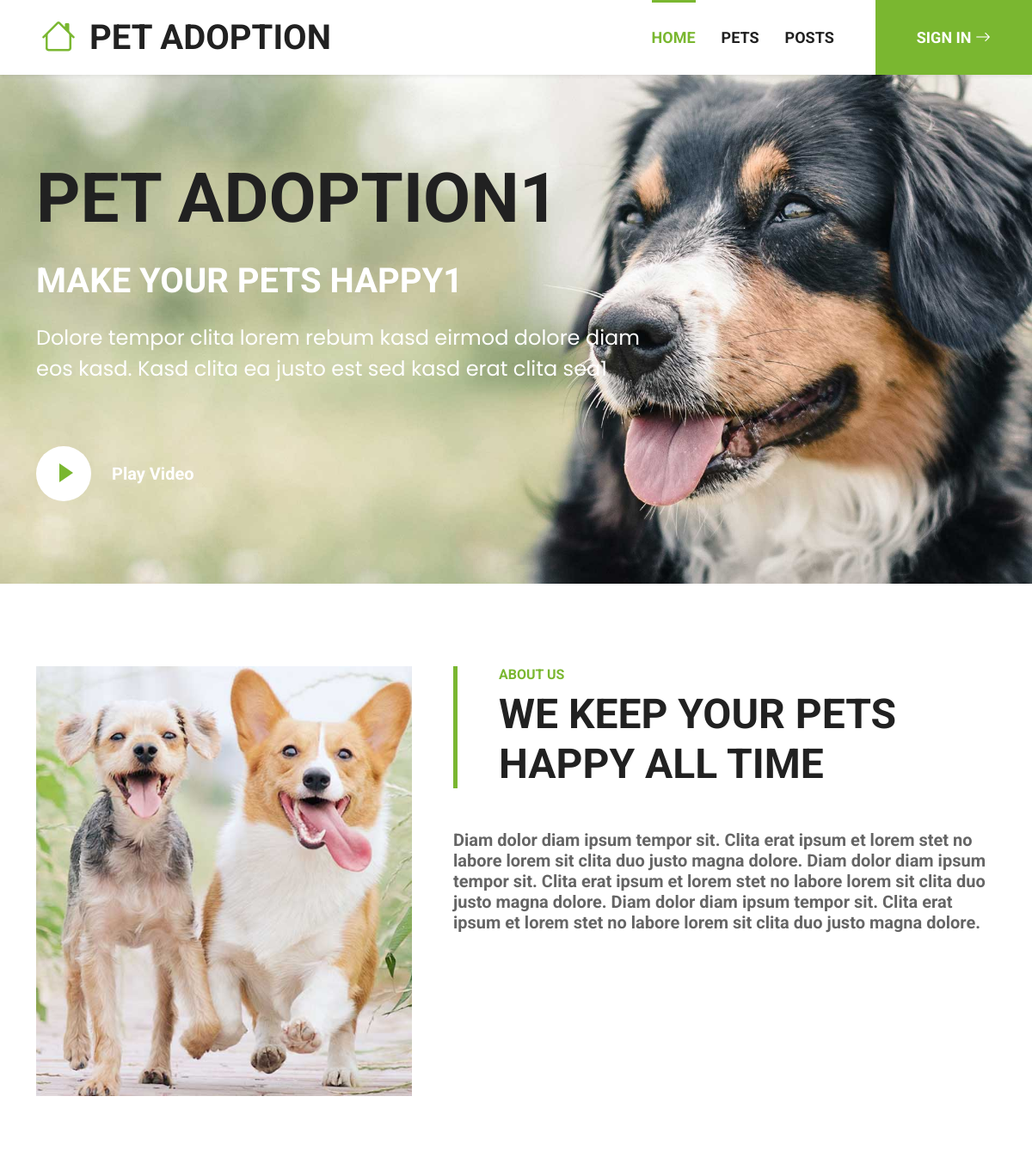
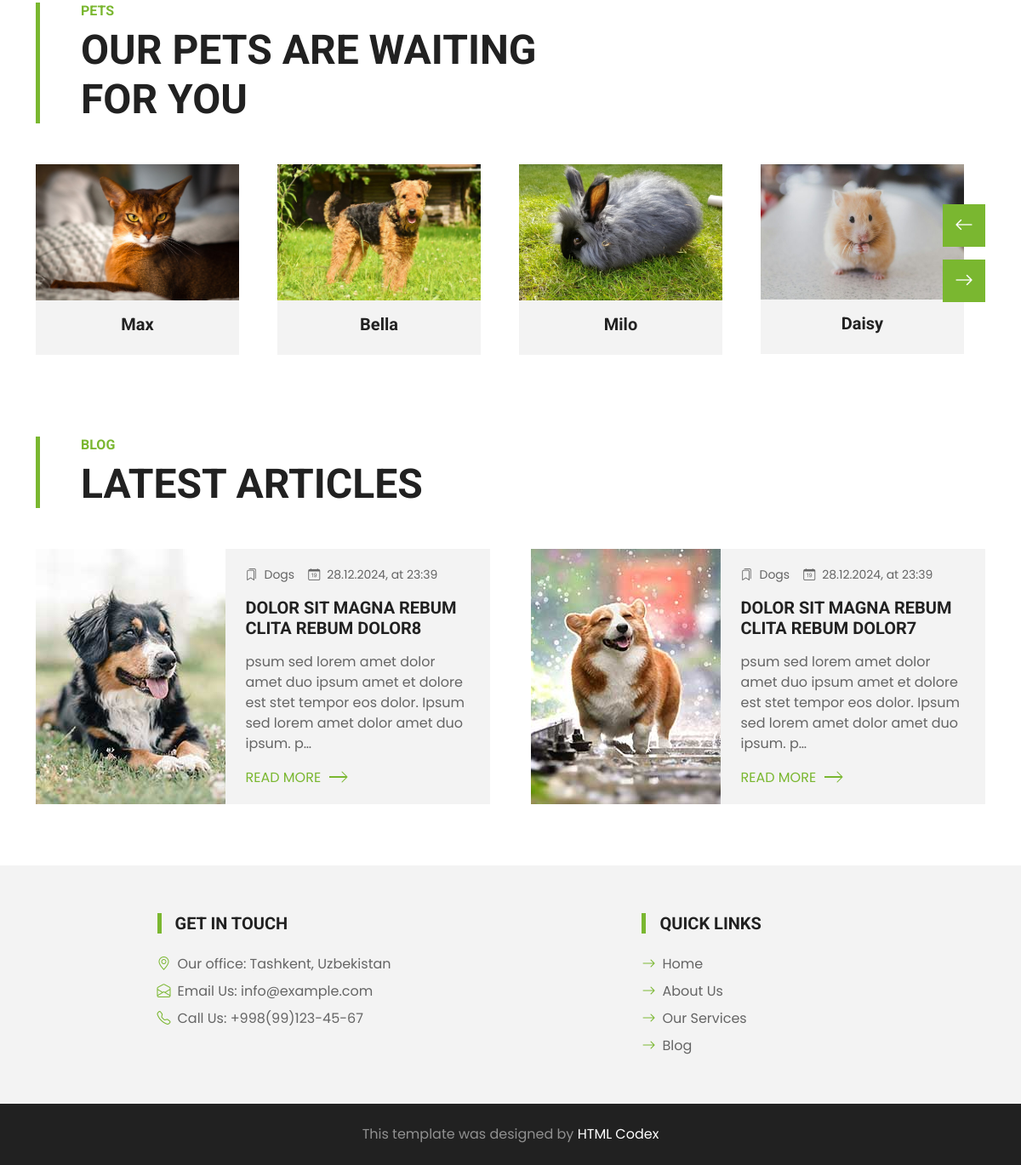
The page / on the database its author committed (2 pictures, top to bottom).
### pages/models.py (models this page shows, shortened)
class BannerModel(models.Model):
    image = models.ImageField(upload_to='home_banners')
    title = models.CharField(max_length=16)
    sub_title = models.CharField(max_length=32)
    description = models.TextField()
    video_link = models.URLField()
    created_at = models.DateTimeField(auto_now_add=True)

class AboutModel(models.Model):
    image = models.ImageField(upload_to='home_about')
    title = models.CharField(max_length=64)
    description = models.TextField()
    created_at = models.DateTimeField(auto_now_add=True)

### pets/models.py (models this page shows, shortened)
class PetModel(models.Model):
    GENDER_CHOICES = [
        ('Male', 'Male'),
        ('Female', 'Female')
    ]
    image = models.ImageField(upload_to='pets')
    name = models.CharField(max_length=16)
    type = models.ForeignKey(PetTypeModel, on_delete=models.CASCADE)
    breed = models.ForeignKey(PetBreedModel, on_delete=models.CASCADE)
    gender = models.CharField(max_length=6, choices=GENDER_CHOICES)
    size = models.ForeignKey(PetSizeModel, on_delete=models.CASCADE)
    age = models.PositiveIntegerField()
    color = models.ForeignKey(PetColorModel, on_delete=models.CASCADE)
    description = models.TextField()
    price = models.FloatField()
    quantity = models.PositiveIntegerField()
    created_at = models.DateTimeField(auto_now_add=True)

### posts/models.py (models this page shows, shortened)
class PostModel(models.Model):
    image = models.ImageField(upload_to='posts')
    title = models.CharField(max_length=64)
    description = models.TextField()
    category = models.ForeignKey(PostCategoryModel, on_delete=models.CASCADE)
    created_at = models.DateTimeField(auto_now_add=True)

class PostCategoryModel(models.Model):
    title = models.CharField(max_length=64)
    created_at = models.DateTimeField(auto_now_add=True)

### pages/views.py (the view)
# urls.py: path('', views.homepage, name='homepage')
def homepage(request):
    banner = BannerModel.objects.first()
    about_section = AboutModel.objects.first()
    pets = PetModel.objects.all()[:5]
    posts = PostModel.objects.all().order_by('-created_at')[:2]
    context = {'banner': banner, 'about_section': about_section,
               'pets': pets, 'posts': posts}
    return render(request, 'index.html', context)

### pages/templates/index.html (shortened to what this page needs)
{% load static %}
<!DOCTYPE html>
<html lang="en">
<head>
    <link href="https://cdn.jsdelivr.net/npm/bootstrap-icons@1.4.1/font/bootstrap-icons.css" rel="stylesheet">
    <link href="{% static 'lib/flaticon/font/flaticon.css' %}" rel="stylesheet">
    <link href="{% static 'lib/owlcarousel/assets/owl.carousel.min.css' %}" rel="stylesheet">
    <link href="{% static 'css/bootstrap.min.css' %}" rel="stylesheet">
    <link href="{% static  'css/style.css'%}" rel="stylesheet">
</head>
<body>
    <nav class="navbar navbar-expand-lg bg-white navbar-light shadow-sm py-3 py-lg-0 px-3 px-lg-0">
        <a href="{% url 'pages:homepage' %}" class="navbar-brand ms-lg-5">
            <h1 class="m-0 text-uppercase text-dark">
                <i class="bi bi-house fs-1 text-primary me-3"></i>Pet Adoption
            </h1>
        </a>
        <div class="collapse navbar-collapse" id="navbarCollapse">
            <div class="navbar-nav ms-auto py-0">
                <a href="{% url 'pages:homepage' %}" class="nav-item nav-link {% if request.path == '/' %}active{% endif %}">
                    Home
                </a>
                <a href="{% url 'pets:pets' %}" class="nav-item nav-link {% if request.path == '/pets/' %}active{% endif %}">
                    Pets
                </a>
                <a href="{% url 'posts:posts' %}" class="nav-item nav-link {% if request.path == '/posts/' %}active{% endif %}">
                    Posts
                </a>
                {% if user.is_authenticated %}
                    <a href="{% url 'users:selected_pets' %}" class="nav-item nav-link {% if request.path == '/accounts/selected-pets/' %}active{% endif %}">
                        Selected Pets
                    </a>
                    <a href="{% url 'users:history' %}" class="nav-item nav-link {% if request.path == '/accounts/history/' %}active{% endif %}">
                        History
                    </a>
                    <a href="{% url 'users:logout' %}" class="nav-item nav-link me-5">
                        Log out
                    </a>
                {% else %}
                    <a href="{% url 'users:login' %}" class="nav-item nav-link nav-contact bg-primary text-white px-5 ms-lg-5">
                        Sign in <i class="bi bi-arrow-right"></i>
                    </a>
                {% endif %}
            </div>
        </div>
    </nav>
    <div class="container-fluid bg-primary py-5 mb-5 hero-header" style="background: url('{{ banner.image.url }}') top right no-repeat; background-size: cover;">
        <div class="container py-5">
            <div class="row justify-content-start">
                <div class="col-lg-8 text-center text-lg-start">
                    <h1 class="display-1 text-uppercase text-dark mb-lg-4">{{ banner.title }}</h1>
                    <h1 class="text-uppercase text-white mb-lg-4">{{ banner.sub_title }}</h1>
                    <p class="fs-4 text-white mb-lg-4">{{ banner.description }}</p>
                    <div class="d-flex align-items-center justify-content-center justify-content-lg-start pt-5">
                        <button type="button" class="btn-play" data-bs-toggle="modal" data-src="{{ banner.video_link }}" data-bs-target="#videoModal">
                            <span></span>
                        </button>
                        <h5 class="font-weight-normal text-white m-0 ms-4 d-none d-sm-block">
                            Play Video
                        </h5>
                    </div>
                </div>
            </div>
        </div>
    </div>
    <div class="container-fluid py-5">
        <div class="container">
            <div class="row gx-5">
                <div class="col-lg-5 mb-5 mb-lg-0" style="min-height: 500px;">
                    <div class="position-relative h-100">
                        <img class="position-absolute w-100 h-100 rounded" src="{{ about_section.image.url }}" style="object-fit: cover;">
                    </div>
                </div>
                <div class="col-lg-7">
                    <div class="border-start border-5 border-primary ps-5 mb-5">
                        <h6 class="text-primary text-uppercase">
                            About Us
                        </h6>
                        <h1 class="display-5 text-uppercase mb-0">
                            {{ about_section.title }}
                        </h1>
                    </div>
                    <h5 class="text-body mb-4">
                        {{ about_section.description }}
                    </h5>
                </div>
            </div>
        </div>
    </div>
    <div class="container-fluid py-5">
        <div class="container">
            <div class="border-start border-5 border-primary ps-5 mb-5" style="max-width: 600px;">
                <h6 class="text-primary text-uppercase">
                    Pets
                </h6>
                <h1 class="display-5 text-uppercase mb-0">
                    Our Pets Are Waiting For You
                </h1>
            </div>
            <div class="owl-carousel team-carousel position-relative" style="padding-right: 25px;">
                {% for pet in pets %}
                    <div class="team-item">
                        <div class="position-relative overflow-hidden">
                            <img class="img-fluid w-100" src="{{ pet.image.url }}" alt="{{ pet.name }}">
                        </div>
                        <div class="bg-light text-center d-flex flex-column p-3">
                            <a class="h5 bg-light" href="{% url 'pets:pet_detail' pk=pet.pk %}">
                                {{ pet.name }}
                            </a>
                        </div>
                    </div>
                {% endfor %}
            </div>
        </div>
    </div>
    <div class="container-fluid py-5">
        <div class="container">
            <div class="border-start border-5 border-primary ps-5 mb-5" style="max-width: 600px;">
                <h6 class="text-primary text-uppercase">
                    Blog
                </h6>
                <h1 class="display-5 text-uppercase mb-0">
                    Latest Articles
                </h1>
            </div>
            <div class="row g-5">
                {% for post in posts %}
                    <div class="col-lg-6">
                        <div class="blog-item">
                            <div class="row g-0 bg-light overflow-hidden">
                                <div class="col-12 col-sm-5 h-100">
                                    <img class="img-fluid h-100" src="{{ post.image.url }}" style="object-fit: cover;">
                                </div>
                                <div class="col-12 col-sm-7 h-100 d-flex flex-column justify-content-center">
                                    <div class="p-4">
                                        <div class="d-flex mb-3">
                                            <small class="me-3">
                                                <i class="bi bi-bookmarks me-2"></i>{{ post.category.title }}
                                            </small>
                                            <small>
                                                <i class="bi bi-calendar-date me-2"></i>{{ post.created_at|date:"d.m.Y" }}, at {{ post.created_at|time:"H:i" }}
                                            </small>
                                        </div>
                                        <h5 class="text-uppercase mb-3">
                                            {{ post.title|truncatechars:64 }}
                                        </h5>
                                        <p>
                                            {{ post.description|truncatechars:128 }}
                                        </p>
                                        <a class="text-primary text-uppercase" href="{% url 'posts:post_detail' pk=post.pk %}">
                                            Read More<i class="bi bi-chevron-right"></i>
                                        </a>
                                    </div>
                                </div>
                            </div>
                        </div>
                    </div>
                {% endfor %}
            </div>
        </div>
    </div>
    <div class="container-fluid bg-light mt-4 py-5">
        <div class="container pt-2">
            <div class="row g5 justify-content-center">
                <div class="col-lg-4 offset-1">
                    <h5 class="text-uppercase border-start border-5 border-primary ps-3 mb-4">
                        Get In Touch
                    </h5>
                    <p class="mb-2">
                        <i class="bi bi-geo-alt text-primary me-2"></i>Our office: Tashkent, Uzbekistan
                    </p>
                    <p class="mb-2">
                        <i class="bi bi-envelope-open text-primary me-2"></i>Email Us: info@example.com
                    </p>
                    <p class="mb-0">
                        <i class="bi bi-telephone text-primary me-2"></i>Call Us: +998(99)123-45-67
                    </p>
                </div>
                <div class="col-lg-4 offset-2">
                    <h5 class="text-uppercase border-start border-5 border-primary ps-3 mb-4">
                        Quick Links
                    </h5>
                    <div class="d-flex flex-column justify-content-start">
                        <a class="text-body mb-2" href="{% url 'pages:homepage' %}">
                            <i class="bi bi-arrow-right text-primary me-2"></i>Home
                        </a>
                        <a class="text-body mb-2" href="{% url 'pages:homepage' %}#about">
                            <i class="bi bi-arrow-right text-primary me-2"></i>About Us
                        </a>
                        <a class="text-body mb-2" href="{% url 'pages:homepage' %}#about">
                            <i class="bi bi-arrow-right text-primary me-2"></i>Our Services
                        </a>
                        <a class="text-body mb-2" href="{% url 'posts:posts' %}">
                            <i class="bi bi-arrow-right text-primary me-2"></i>Blog
                        </a>
                    </div>
                </div>
            </div>
        </div>
    </div>
    <div class="container-fluid bg-dark text-white-50 py-4">
        <div class="container">
            <div class="row g-5">
                <div class="text-center">
                    <p class="mb-0">
                        This template was designed by <a class="text-white" href="https://htmlcodex.com">HTML Codex</a>
                    </p>
                </div>
            </div>
        </div>
    </div>
</body>
</html>

### static/css/style.css (style rules this page uses)
:root { --primary: #7AB730; --secondary: #FFD33C; --light: #F3F3F3; --dark: #212121; }
.navbar-light .navbar-nav .nav-link { font-family: 'Roboto', sans-serif; position: relative; margin-left: 30px; padding: 30px 0; font-size: 18px; font-weight: 700; text-transform: uppercase; color: var(--dark); outline: none; transition: .5s; }
.navbar-light .navbar-nav .nav-link:hover, .navbar-light .navbar-nav .nav-link.active { color: var(--primary); }
@media (min-width: 992px) { .navbar-light .navbar-nav .nav-link::before { position: absolute; content: ""; width: 0; height: 7px; top: -4px; left: 50%; background: var(--primary); transition: .5s; } }
@media (min-width: 992px) { .navbar-light .navbar-nav .nav-link:hover::before, .navbar-light .navbar-nav .nav-link.active::before { width: 100%; left: 0; } }
@media (min-width: 992px) { .navbar-light .navbar-nav .nav-link.nav-contact::before { width: 100%; height: 1px; top: -1px; left: 0; } }
.btn-play { position: relative; display: block; box-sizing: content-box; width: 16px; height: 26px; border-radius: 100%; border: none; outline: none !important; padding: 18px 20px 20px 28px; background: #FFFFFF; }
.btn-play:before { content: ""; position: absolute; z-index: 0; left: 50%; top: 50%; transform: translateX(-50%) translateY(-50%); display: block; width: 60px; height: 60px; background: #FFFFFF; border-radius: 100%; animation: pulse-border 1500ms ease-out infinite; }
.btn-play:after { content: ""; position: absolute; z-index: 1; left: 50%; top: 50%; transform: translateX(-50%) translateY(-50%); display: block; width: 60px; height: 60px; background: #FFFFFF; border-radius: 100%; transition: all 200ms; }
.btn-play span { display: block; position: relative; z-index: 3; width: 0; height: 0; left: -1px; border-left: 16px solid var(--primary); border-top: 11px solid transparent; border-bottom: 11px solid transparent; }
.team-item img { transition: .5s; }
@media (min-width: 576px) { .blog-item .row { height: 300px; } }
.blog-item a i { position: relative; padding-left: 20px; transition: .3s; }
.blog-item a i::after { position: absolute; content: ""; width: 20px; height: 2px; top: 50%; left: 10px; margin-top: -1px; background: var(--primary); transition: .3s; }

### rows shown on the page
BannerModel: image (picture), title "PET ADOPTION1", sub_title "MAKE YOUR PETS HAPPY1", description "Dolore tempor clita lorem rebum kasd eirmod dolore diam eos kasd. Kasd clita ea justo est sed kasd erat clita sea1"
AboutModel: image (picture), title "WE KEEP YOUR PETS HAPPY ALL TIME", description "Diam dolor diam ipsum tempor sit. Clita erat ipsum et lorem stet no labore lorem sit clita duo justo magna dolore. Diam dolor diam ipsum tempor sit. Clita erat ipsum et lorem stet no labore lorem sit clita duo justo magna dolore. Diam dolor diam ipsum tempor sit. Clita erat ipsum et lorem stet no labore lorem sit clita duo justo magna dolore."
PetModel: image (picture), name "Max"
PetModel: image (picture), name "Bella"
PetModel: image (picture), name "Milo"
PetModel: image (picture), name "Daisy"
PostModel: image (picture), category "Dogs", created_at "28.12.2024", created_at "23:39", title "DOLOR SIT MAGNA REBUM CLITA REBUM DOLOR8", description "psum sed lorem amet dolor amet duo ipsum amet et dolore est stet tempor eos dolor. Ipsum sed lorem amet dolor amet duo ipsum. p…"
PostModel: image (picture), category "Dogs", created_at "28.12.2024", created_at "23:39", title "DOLOR SIT MAGNA REBUM CLITA REBUM DOLOR7", description "psum sed lorem amet dolor amet duo ipsum amet et dolore est stet tempor eos dolor. Ipsum sed lorem amet dolor amet duo ipsum. p…"
